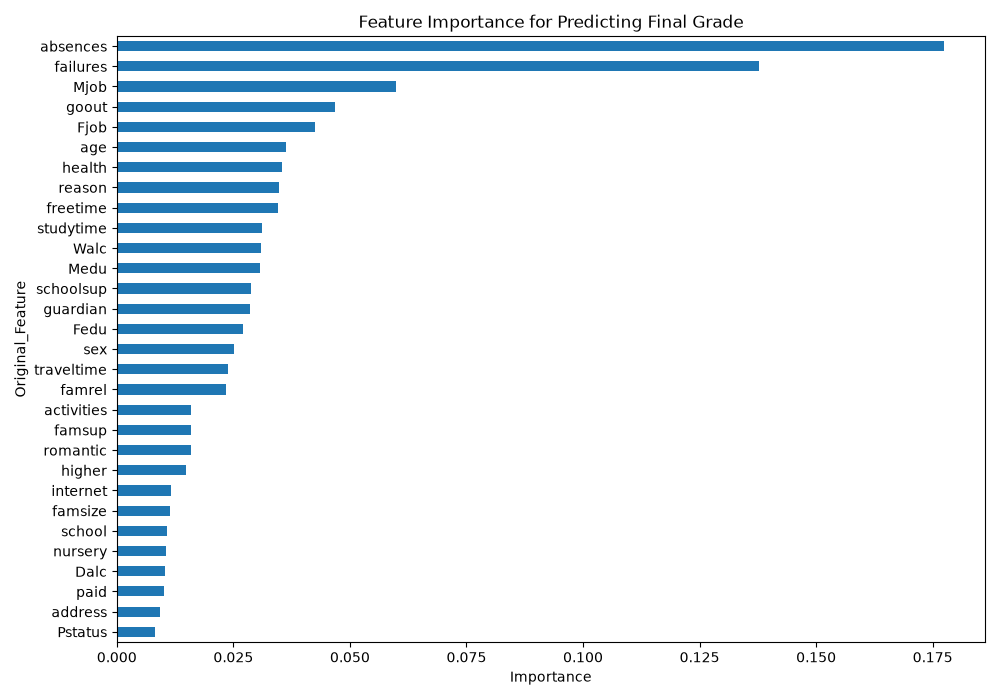

Generate this figure with Python:

import pandas as pd
from sklearn.compose import ColumnTransformer
from sklearn.preprocessing import OneHotEncoder
from sklearn.pipeline import Pipeline
from sklearn.ensemble import RandomForestRegressor

# Load the dataset
df = pd.read_csv("data/student-mat.csv", sep=";")

# Remove grades G1, G2 and G3 from the input features
X = df.drop(columns=["G1", "G2", "G3"])
y = df["G3"]

# Identify categorical and numerical columns
categorical_cols = X.select_dtypes(
    include=["object"]
).columns.tolist()

numerical_cols = X.select_dtypes(
    exclude=["object"]
).columns.tolist()

# Prepare the data
preprocessor = ColumnTransformer(
    transformers=[
        ("cat", OneHotEncoder(handle_unknown="ignore"),
         categorical_cols),
        ("num", "passthrough", numerical_cols)
    ]
)

# Create and train the model
model = Pipeline([
    ("preprocessor", preprocessor),
    ("regressor", RandomForestRegressor(
        n_estimators=200,
        random_state=42
    ))
])

model.fit(X, y)

# Get importance of each encoded feature
importance = model.named_steps[
    "regressor"
].feature_importances_

feature_names = model.named_steps[
    "preprocessor"
].get_feature_names_out()

# Match each encoded feature to its original column
results = pd.DataFrame({
    "Encoded_Feature": feature_names,
    "Importance": importance
})

# Combine encoded categories into their original feature
results["Original_Feature"] = results[
    "Encoded_Feature"
].apply(
    lambda name: name.split("__", 1)[1].split("_")[0]
    if name.startswith("cat__")
    else name.split("__", 1)[1]
)

summary = results.groupby(
    "Original_Feature"
)["Importance"].sum().sort_values(
    ascending=False
)

print("\nFEATURE IMPORTANCE RANKING")
print(summary.head(10).round(4))

summary.sort_values().plot(
    kind="barh",
    title="Feature Importance for Predicting Final Grade",
    xlabel="Importance",
    figsize=(10, 7)
)

import matplotlib.pyplot as plt
plt.tight_layout()
plt.savefig("feature_importance.png")
plt.show()

summary.to_csv("feature_importance.csv")
print("\nSaved feature_importance.csv and feature_importance.png")
